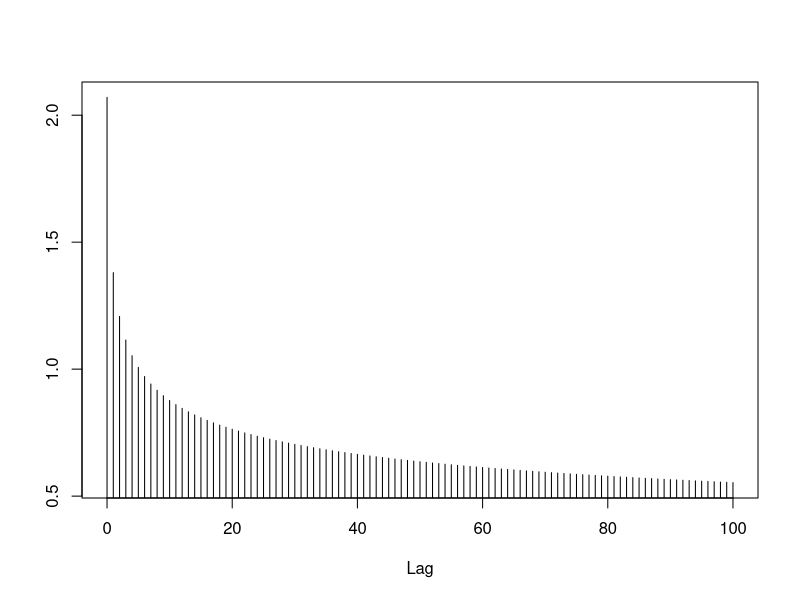

Here is the R script that generated this plot:
## ---- chunk 1
knitr::opts_knit$set(root.dir = '/home/tucker/Documents/GitHub/BEwebinar/Data')
## ---- chunk 2
lags <- seq(1,100)
d <- .4
gamma.lm <- gamma(1-2*d)/(gamma(1-d))^2
for(i in 1:length(lags))
{
  gamma.new <- gamma.lm[i] * (i-1+d)/(i-d)
  gamma.lm <- c(gamma.lm,gamma.new)
}
plot(ts(gamma.lm,start=0),type="h",xlab="Lag",ylab="")
